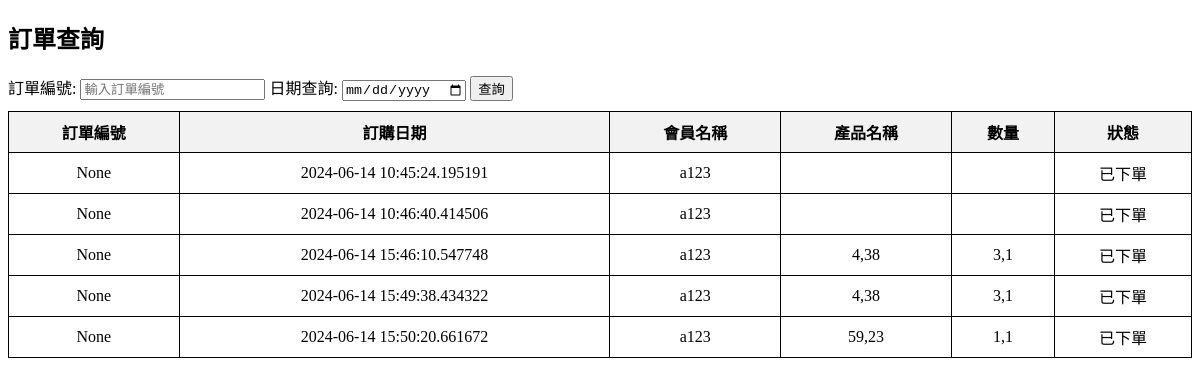
/order (signed in), run on an earlier commit of the app's database.
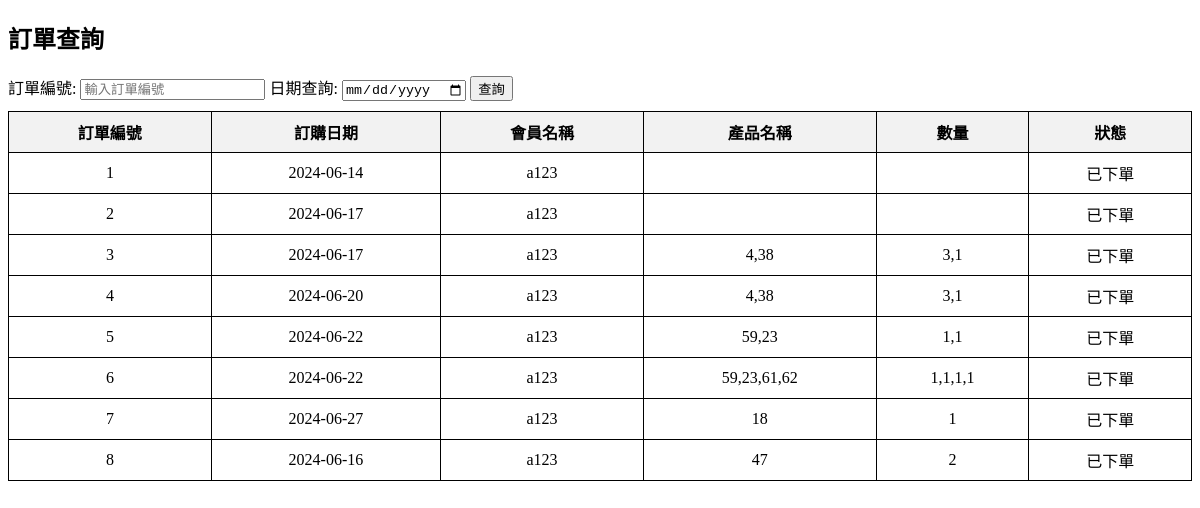
And on a later commit of the database.
### tables this page shows
CREATE TABLE "orders" (
	"order_id"	INTEGER,
	"customer_id"	INT NOT NULL,
	"order_date"	DATE NOT NULL,
	"product"	TEXT NOT NULL,
	"count"	TEXT NOT NULL,
	"status"	TEXT,
	"address"	TEXT,
	PRIMARY KEY("order_id" AUTOINCREMENT)
);

### app.py (the view, shortened to what this page needs)
@app.route('/order', methods=['GET', 'POST'])  # 訂單查詢
def order():
    if request.cookies.get('account_number'):
        conn = sqlite3.connect(db_name)
        cursor = conn.cursor()
        query = "SELECT * FROM orders WHERE customer_id=?"
        params = [request.cookies.get('account_number')]
        cursor.execute(query, params)
        data = cursor.fetchall()
        cursor.close()
        conn.close()
        return render_template('order.html', data=data)
    else:
        return render_template('login.html')  # 跳轉到登入畫面

### templates/order.html (shortened to what this page needs)
<!DOCTYPE html>
<html lang="zh-Hant">
<head>
</head>
<body>
    <h2>訂單查詢</h2>
    {% if admin_mode %}
        <form class="filter-section" method="POST" action="/all_order">
            <label for="orderNumber">訂單編號:</label>
            <input id="orderNumber" type="text" name="orderNumber" placeholder="輸入訂單編號">
            <label for="orderDate">日期查詢:</label>
            <input type="date" id="orderDate" name="orderDate">
            <label for="member">會員查詢:</label>
            <input id="member" type="text" name="member" placeholder="輸入會員名稱">
            <button type="submit">查詢</button>
        </form>
    {% else %}
        <form class="filter-section" method="POST" action="/order">
            <label for="orderNumber">訂單編號:</label>
            <input id="orderNumber" type="text" name="orderNumber" placeholder="輸入訂單編號">
            <label for="orderDate">日期查詢:</label>
            <input type="date" id="orderDate" name="orderDate">
            <button type="submit">查詢</button>
        </form>
    {% endif %}
    <table id="orderTable">
        <thead>
            <tr>
                <th>訂單編號</th>
                <th>訂購日期</th>
                <th>會員名稱</th>
                <th>產品名稱</th>
                <th>數量</th>
                <th>狀態</th>
            </tr>
        </thead>
        <tbody>
            {% for order in data %}
            <tr>
                <td>{{ order[0] }}</td>
                <td>{{ order[2] }}</td>
                <td>{{ order[1] }}</td>
                <td>{{ order[3] }}</td>
                <td>{{ order[4] }}</td>
                <td>{{ order[5] }}</td>
            </tr>
            {% endfor %}
        </tbody>
    </table>
</body>
</html>

### templates/order.html (style rules this page uses)
table { width: 100%; border-collapse: collapse; margin-top: 10px; }
th, td { border: 1px solid black; padding: 8px; text-align: center; }
th { background-color: #f2f2f2; }

What changed in the data, as far as the page shows it:
removed orders: order "None", order "2024-06-14 10:45:24.195191", customer "a123", status "已下單", order "2024-06-14 10:46:40.414506", order "2024-06-14 15:46:10.547748", order "4,38", order "3,1", order "2024-06-14 15:49:38.434322", order_date "2024-06-14 15:50:20.661672", product "59,23", count "1,1"
added orders: order_id "1", order_date "2024-06-14", customer "a123", status "已下單"
added orders: order_id "2", order_date "2024-06-17", customer "a123", status "已下單"
added orders: order_id "3", order_date "2024-06-17", customer "a123", product "4,38", count "3,1", status "已下單"
added orders: order_id "4", order_date "2024-06-20", customer "a123", product "4,38", count "3,1", status "已下單"
added orders: order_id "5", order_date "2024-06-22", customer "a123", product "59,23", count "1,1", status "已下單"
added orders: order_id "6", order_date "2024-06-22", customer "a123", product "59,23,61,62", count "1,1,1,1", status "已下單"
added orders: order_id "7", order_date "2024-06-27", customer "a123", product "18", count "1", status "已下單"
added orders: order_id "8", order_date "2024-06-16", customer "a123", product "47", count "2", status "已下單"
